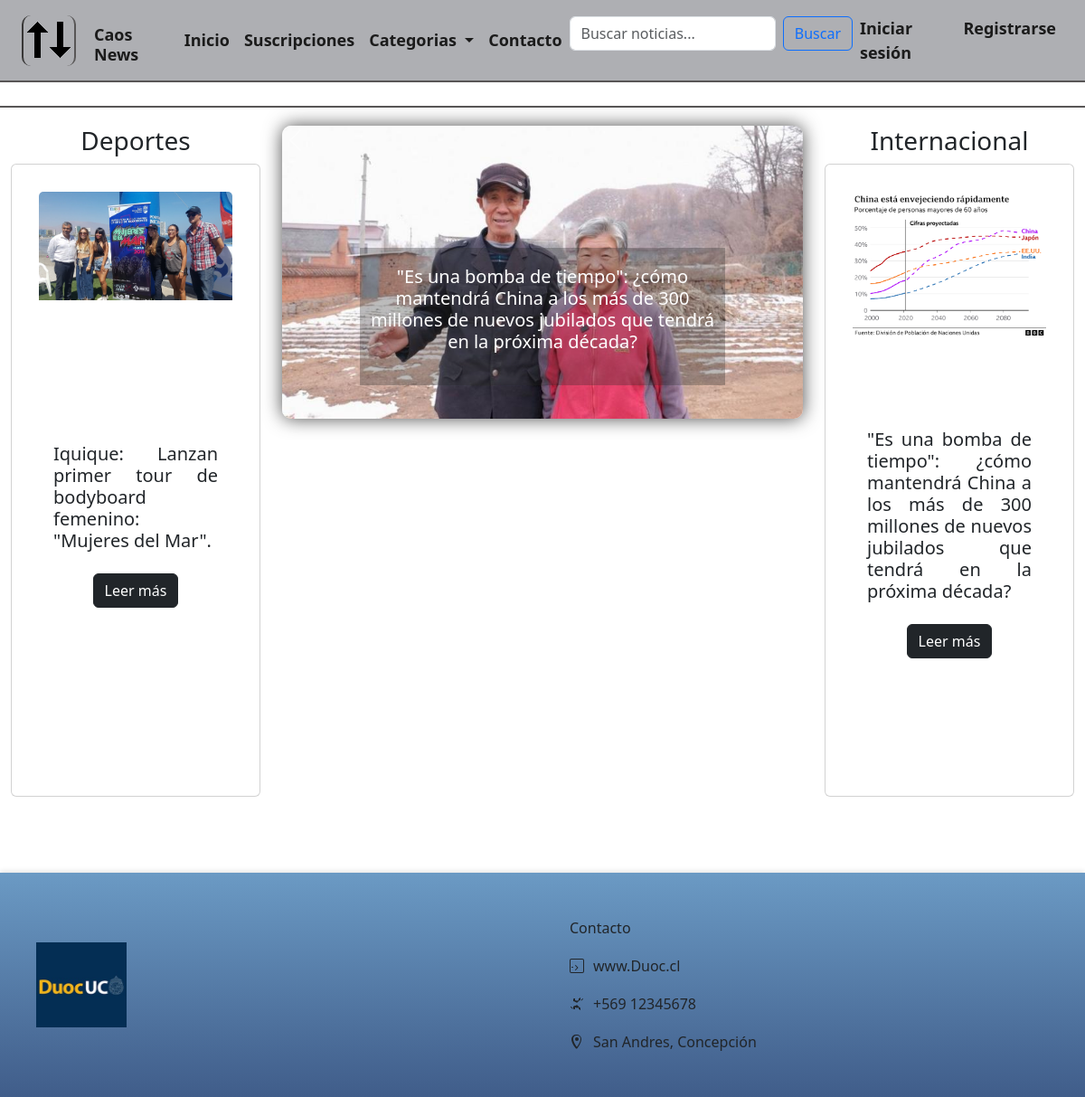
/alumnos/index, run on an earlier commit of the app's database.
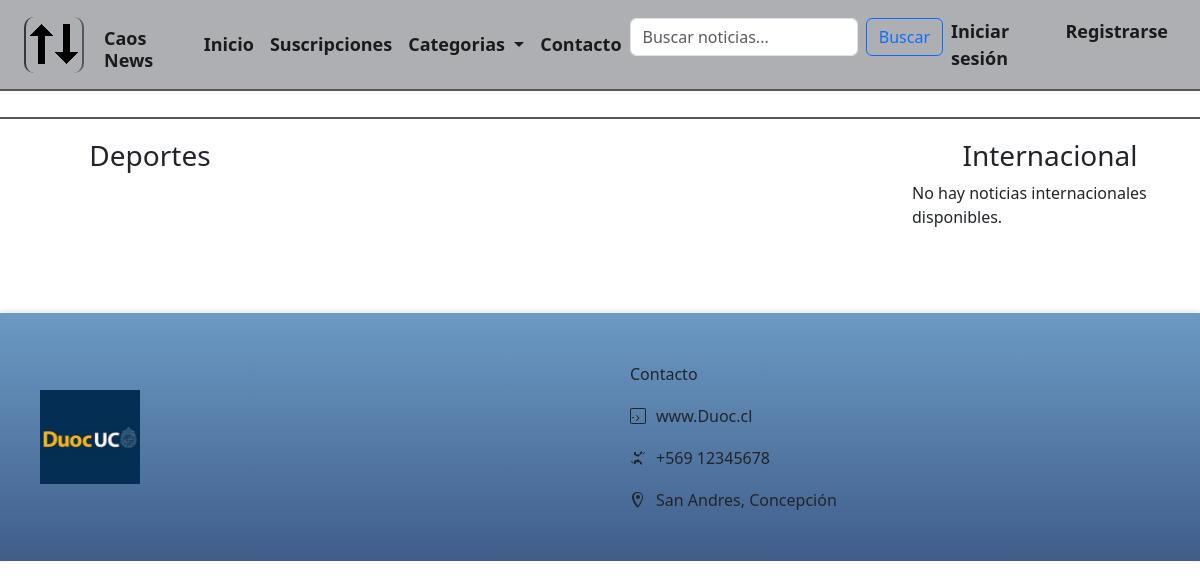
And on a later commit of the database.
### alumnos/models.py (models this page shows, shortened)
class Foto(models.Model):
    imagen = models.ImageField(upload_to='fotos_noticias')
    noticia = models.ForeignKey(Noticia, on_delete=models.CASCADE, related_name='fotos')  # Relaciona con `Noticia`

class Noticia(models.Model):
    titulo = models.CharField(max_length=200)
    historia = models.TextField()
    historia2 = models.TextField()
    textoAgregado = models.TextField()
    autor = models.ForeignKey(User, on_delete=models.CASCADE)
    fecha_publicacion = models.DateField()
    ubicacion = models.CharField(max_length=100)
    categoria = models.ForeignKey(Categoria, on_delete=models.CASCADE)
    estado = models.ForeignKey(EstadoNoticia, on_delete=models.CASCADE, default=1)

### alumnos/views.py (the view)
# urls.py: path('index',views.index,name='index'),
def index(request):
    categoria_deportes = Categoria.objects.get(nombre='Deportes')
    estado_publicada = EstadoNoticia.objects.get(id_estado=5)  # Ajusta el ID según tu configuración en la base de datos
    noticias_carousel = Noticia.objects.filter(estado=estado_publicada)[:3]
    noticias_deportes = Noticia.objects.filter(categoria=categoria_deportes, estado=estado_publicada)[:1]
    noticias_internacional = Noticia.objects.filter(categoria__nombre='Internacional', estado=estado_publicada)[:1]
    context = {
        'noticias_deportes': noticias_deportes,
        'noticias_internacional': noticias_internacional,
        'noticias_carousel': noticias_carousel,
    }
    return render(request, 'alumnos/index.html', context)

### alumnos/templates/alumnos/index.html (shortened to what this page needs)
{% extends "alumnos/base.html" %}
{% load static %}
{% block content %}
    <link rel="stylesheet" href="{% static 'recursosCss/estilosNoticias.css' %}">
    <div class="container-fluid">
        <div class="row container-fluid estiloAPI">
            <div class="col">
            </div>
            <div class="col">
            </div>
            <div class="col">
            </div>
        </div>
    </div>
    <div class="container-fluid">
        <div class="row rowstyle mb-4">
            <div class="col-lg-3 col-md-4 col-sm-3 mb-4">
                <h3 class="text-center">Deportes</h3>
                {% for noticia in noticias_deportes %}
                <div class="card mb-3">
                    {% for foto in noticia.fotos.all %}
                    <img src="{{ foto.imagen.url }}" class="card-img-top" alt="{{ noticia.titulo }}">
                    {% endfor %}
                    <div class="card-body">
                        <h5 class="card-title">{{ noticia.titulo }}</h5>
                        <a href="{% url 'deportes' %}" class="btn btn-dark">Leer más</a>
                    </div>
                </div>
                {% endfor %}
            </div>
            <div class="col-lg-6 col-md-4 col-sm-6 mb-4">
                <div id="carouselExampleCaptions" class="carousel slide mx-auto carousel-fade" data-bs-ride="carousel" data-bs-interval="5000">
                    <div class="carousel-inner">
                        {% for noticia in noticias_carousel %}
                        <div class="carousel-item {% if forloop.first %}active{% endif %}">
                            <a href="{% url 'nacional'  %}">
                                <img src="{{ noticia.fotos.first.imagen.url }}" class="d-block w-100" alt="{{ noticia.titulo }}">
                                <div class="carousel-caption d-none d-md-block">
                                    <h5>{{ noticia.titulo }}</h5>
                                </div>
                            </a>
                        </div>
                        {% endfor %}
                    </div>
                    <button class="carousel-control-prev" type="button" data-bs-target="#carouselExampleCaptions" data-bs-slide="prev">
                        <span class="carousel-control-prev-icon" aria-hidden="true"></span>
                    </button>
                    <button class="carousel-control-next" type="button" data-bs-target="#carouselExampleCaptions" data-bs-slide="next">
                        <span class="carousel-control-next-icon" aria-hidden="true"></span>
                    </button>
                </div>
            </div>
            <div class="col-lg-3 col-md-4 col-sm-3 mb-4">
                <h3 class="text-center">Internacional</h3>
                {% for noticia in noticias_internacional %}
                <div class="card mb-3">
                    <img src="{% static 'resources/img-internacional.png' %}" class="card-img-top" alt="...">
                    <div class="card-body">
                        <h5 class="card-title">{{ noticia.titulo }}</h5>
                        <a href="{% url 'noticiaInternacional' %}" class="btn btn-dark">Leer más</a>
                    </div>
                </div>
                {% empty %}
                <p>No hay noticias internacionales disponibles.</p>
                {% endfor %}
            </div>
        </div>
    </div>
{% endblock %}

What changed in the data, as far as the page shows it:
removed Noticia: titulo "Iquique: Lanzan primer tour de bodyboard femenino: \"Mujeres del Mar\".", shown under "Deportes"
removed Foto: imagen (picture)
removed Noticia: fotos.first.imagen (picture), titulo "\"Es una bomba de tiempo\": ¿cómo mantendrá China a los más de 300 millones de nuevos jubilados que tendrá en la próxima década?"
Also different on the page:
text now shown: "No hay noticias internacionales disponibles."
